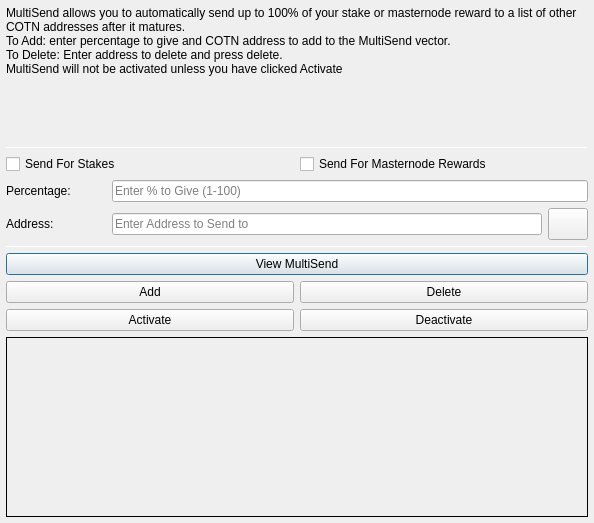
<?xml version="1.0" encoding="UTF-8"?>
<ui version="4.0">
 <class>MultiSendDialog</class>
 <widget class="QDialog" name="MultiSendDialog">
  <property name="windowModality">
   <enum>Qt::NonModal</enum>
  </property>
  <property name="geometry">
   <rect>
    <x>0</x>
    <y>0</y>
    <width>594</width>
    <height>523</height>
   </rect>
  </property>
  <property name="windowTitle">
   <string>MultiSend</string>
  </property>
  <layout class="QVBoxLayout" name="verticalLayout" stretch="0">
   <property name="leftMargin">
    <number>6</number>
   </property>
   <property name="topMargin">
    <number>6</number>
   </property>
   <property name="rightMargin">
    <number>6</number>
   </property>
   <property name="bottomMargin">
    <number>6</number>
   </property>
   <item>
    <layout class="QVBoxLayout" name="verticalLayout_Main" stretch="1,1,1,1,1,1">
     <item>
      <widget class="QLabel" name="label_2">
       <property name="lineWidth">
        <number>1</number>
       </property>
       <property name="text">
        <string>MultiSend allows you to automatically send up to 100% of your stake or masternode reward to a list of other COTN addresses after it matures.
To Add: enter percentage to give and COTN address to add to the MultiSend vector.
To Delete: Enter address to delete and press delete.
MultiSend will not be activated unless you have clicked Activate</string>
       </property>
       <property name="alignment">
        <set>Qt::AlignLeading|Qt::AlignLeft|Qt::AlignTop</set>
       </property>
       <property name="wordWrap">
        <bool>true</bool>
       </property>
      </widget>
     </item>
     <item>
      <widget class="Line" name="line">
       <property name="minimumSize">
        <size>
         <width>0</width>
         <height>1</height>
        </size>
       </property>
       <property name="maximumSize">
        <size>
         <width>16777215</width>
         <height>1</height>
        </size>
       </property>
       <property name="orientation">
        <enum>Qt::Horizontal</enum>
       </property>
      </widget>
     </item>
     <item>
      <layout class="QVBoxLayout" name="verticalLayout_Settings">
       <item>
        <layout class="QHBoxLayout" name="horizontalLayout">
         <item>
          <widget class="QCheckBox" name="multiSendStakeCheckBox">
           <property name="text">
            <string>Send For Stakes</string>
           </property>
          </widget>
         </item>
         <item>
          <widget class="QCheckBox" name="multiSendMasternodeCheckBox">
           <property name="text">
            <string>Send For Masternode Rewards</string>
           </property>
          </widget>
         </item>
        </layout>
       </item>
       <item>
        <layout class="QHBoxLayout" name="horizontalLayout_6">
         <item>
          <widget class="QLabel" name="label">
           <property name="minimumSize">
            <size>
             <width>100</width>
             <height>0</height>
            </size>
           </property>
           <property name="toolTip">
            <string>Percentage of stake to send</string>
           </property>
           <property name="text">
            <string>Percentage:</string>
           </property>
          </widget>
         </item>
         <item>
          <widget class="QLineEdit" name="multiSendPercentEdit">
           <property name="toolTip">
            <string>Enter whole numbers 1 - 100</string>
           </property>
           <property name="placeholderText">
            <string>Enter % to Give (1-100)</string>
           </property>
          </widget>
         </item>
        </layout>
       </item>
       <item>
        <layout class="QHBoxLayout" name="horizontalLayout_7">
         <item>
          <widget class="QLabel" name="label_5">
           <property name="minimumSize">
            <size>
             <width>100</width>
             <height>0</height>
            </size>
           </property>
           <property name="toolTip">
            <string>Address to send portion of stake to</string>
           </property>
           <property name="text">
            <string>Address:</string>
           </property>
          </widget>
         </item>
         <item>
          <widget class="QLineEdit" name="multiSendAddressEdit">
           <property name="toolTip">
            <string/>
           </property>
           <property name="placeholderText">
            <string>Enter Address to Send to</string>
           </property>
          </widget>
         </item>
         <item>
          <widget class="QPushButton" name="addressBookButton">
           <property name="maximumSize">
            <size>
             <width>16777215</width>
             <height>32</height>
            </size>
           </property>
           <property name="toolTip">
            <string>Choose an address from the address book</string>
           </property>
           <property name="text">
            <string/>
           </property>
           <property name="icon">
            <iconset resource="../cottoncoin.qrc">
             <normaloff>:/icons/address-book</normaloff>:/icons/address-book</iconset>
           </property>
           <property name="shortcut">
            <string>Alt+A</string>
           </property>
           <property name="autoDefault">
            <bool>false</bool>
           </property>
          </widget>
         </item>
        </layout>
       </item>
      </layout>
     </item>
     <item>
      <widget class="Line" name="line_2">
       <property name="minimumSize">
        <size>
         <width>0</width>
         <height>1</height>
        </size>
       </property>
       <property name="maximumSize">
        <size>
         <width>16777215</width>
         <height>1</height>
        </size>
       </property>
       <property name="orientation">
        <enum>Qt::Horizontal</enum>
       </property>
      </widget>
     </item>
     <item>
      <layout class="QVBoxLayout" name="verticalLayout_Buttons">
       <item>
        <layout class="QHBoxLayout" name="horizontalLayout_4">
         <item>
          <widget class="QPushButton" name="viewButton">
           <property name="toolTip">
            <string/>
           </property>
           <property name="statusTip">
            <string>View MultiSend Vector</string>
           </property>
           <property name="text">
            <string>View MultiSend</string>
           </property>
          </widget>
         </item>
        </layout>
       </item>
       <item>
        <layout class="QHBoxLayout" name="horizontalLayout_2">
         <item>
          <widget class="QPushButton" name="addButton">
           <property name="toolTip">
            <string/>
           </property>
           <property name="statusTip">
            <string>Add to MultiSend Vector</string>
           </property>
           <property name="text">
            <string>Add</string>
           </property>
          </widget>
         </item>
         <item>
          <widget class="QPushButton" name="deleteButton">
           <property name="toolTip">
            <string/>
           </property>
           <property name="statusTip">
            <string>Delete Address From MultiSend Vector</string>
           </property>
           <property name="text">
            <string>Delete</string>
           </property>
          </widget>
         </item>
        </layout>
       </item>
       <item>
        <layout class="QHBoxLayout" name="horizontalLayout_5">
         <item>
          <widget class="QPushButton" name="activateButton">
           <property name="statusTip">
            <string>Activate MultiSend</string>
           </property>
           <property name="text">
            <string>Activate</string>
           </property>
          </widget>
         </item>
         <item>
          <widget class="QPushButton" name="disableButton">
           <property name="statusTip">
            <string>Deactivate MultiSend</string>
           </property>
           <property name="text">
            <string>Deactivate</string>
           </property>
          </widget>
         </item>
        </layout>
       </item>
      </layout>
     </item>
     <item>
      <widget class="QLabel" name="message">
       <property name="minimumSize">
        <size>
         <width>0</width>
         <height>180</height>
        </size>
       </property>
       <property name="frameShape">
        <enum>QFrame::Panel</enum>
       </property>
       <property name="frameShadow">
        <enum>QFrame::Plain</enum>
       </property>
       <property name="lineWidth">
        <number>1</number>
       </property>
       <property name="midLineWidth">
        <number>1</number>
       </property>
       <property name="text">
        <string/>
       </property>
       <property name="alignment">
        <set>Qt::AlignLeading|Qt::AlignLeft|Qt::AlignTop</set>
       </property>
       <property name="wordWrap">
        <bool>true</bool>
       </property>
      </widget>
     </item>
    </layout>
   </item>
  </layout>
 </widget>
 <resources>
  <include location="../cottoncoin.qrc"/>
 </resources>
 <connections/>
</ui>
